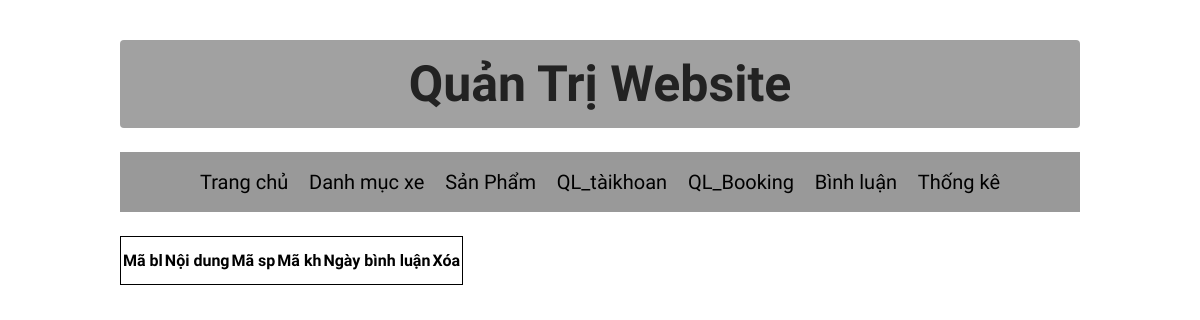
/admin/index.php?act=list_binhluan, run on an earlier commit of the app's database.
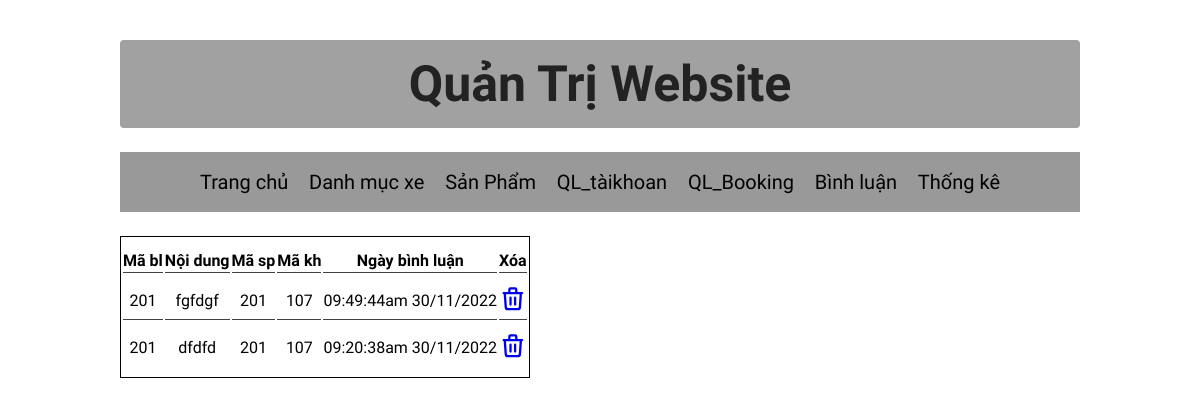
And on a later commit of the database.
### tables this page shows
CREATE TABLE `binh_luan` (
  `ma_bl` int(11) NOT NULL,
  `noi_dung` varchar(250) NOT NULL,
  `id_xebook` int(11) NOT NULL,
  `id_user` int(10) NOT NULL,
  `ngay_bl` varchar(50) NOT NULL
);

### modal/pdo.php (called while the page is built, shortened)
<?php
function pdo_get_connection(){
    $dburl = "mysql:host=localhost;dbname=duan1;charset=utf8";
    $username = 'root';
    $password = '';
    $conn = new PDO($dburl, $username, $password);
    $conn->setAttribute(PDO::ATTR_ERRMODE, PDO::ERRMODE_EXCEPTION);
    return $conn;
}
function pdo_query($sql){
    $sql_args = array_slice(func_get_args(), 1);
    try{
        $conn = pdo_get_connection();
        $stmt = $conn->prepare($sql);
        $stmt->execute($sql_args);
        $rows = $stmt->fetchAll();
        return $rows;
    }
    catch(PDOException $e){
        throw $e;
    }
    finally{
        unset($conn);
    }
}

### modal/binh_luan.php (called while the page is built, shortened)
<?php
function load_binhluan()
{
    $sql = "SELECT * FROM binh_luan ORDER BY ma_bl DESC";
    $list_binhluan = pdo_query($sql);
    return $list_binhluan;
}

### admin/binh_luan/list.php (the view)
<div class="bg-gray-200">
    <div class="container mx-auto p-24">
        <table class="divide-y divide-gray-300 w-full">
            <thead class="bg-gray-50">
                <tr>
                    <th class="py-2 text-xl text-gray-500">
                        Mã bl
                    </th>
                    <th class="py-2 text-xl text-gray-500">
                        Nội dung
                    </th>
                    <th class="py-2 text-xl text-gray-500">
                        Mã sp
                    </th>
                    <th class="py-2 text-xl text-gray-500">
                        Mã kh
                    </th>
                    <th class="py-2 text-xl text-gray-500">
                        Ngày bình luận
                    </th>
                    <th class="py-2 text-xl text-gray-500">
                        Xóa
                    </th>
                </tr>
            </thead>
            <tbody class="bg-white divide-y divide-gray-300">
                <?php
                foreach ($list_bl as $show) {
                    extract($show);
                    $xoa_binhluan = "index.php?act=xoa_binhluan&ma_bl=" . $ma_bl;
                    echo '
                        <tr class="whitespace-nowrap">
                            <td class="pl-24 py-4 text-sm text-gray-500">
                                ' . $id_xebook . '
                            </td>
                            <td class="pl-24 py-4">
                                <div class="text-sm text-gray-900">
                                    ' . $noi_dung . '
                                </div>
                            </td>
                            <td class="pl-24 py-4">
                                <div class="text-sm text-gray-900">
                                    ' . $id_xebook . '
                                </div>
                            </td>
                            <td class="pl-24 py-4">
                                <div class="text-sm text-gray-900">
                                    ' . $id_user . '
                                </div>
                            </td>
                            <td class="pl-24 py-4">
                                <div class="text-sm text-gray-900">
                                    ' . $ngay_bl . '
                                </div>
                            </td>
                            <td class="pl-24 py-4">
                                <a href="' . $xoa_binhluan . '">
                                    <svg xmlns="http://www.w3.org/2000/svg" class="w-6 h-6 text-red-400" fill="none" viewBox="0 0 24 24" stroke="currentColor">
                                        <path stroke-linecap="round" stroke-linejoin="round" stroke-width="2" d="M19 7l-.867 12.142A2 2 0 0116.138 21H7.862a2 2 0 01-1.995-1.858L5 7m5 4v6m4-6v6m1-10V4a1 1 0 00-1-1h-4a1 1 0 00-1 1v3M4 7h16" />
                                    </svg>
                                </a>
                            </td>
                        </tr>
                ';
                }
                ?>
            </tbody>
        </table>
    </div>
</div>

What changed in the data, as far as the page shows it:
added binh_luan: id_xebook "201", noi_dung "fgfdgf", id_user "107", ngay_bl "09:49:44am 30/11/2022"
added binh_luan: id_xebook "201", noi_dung "dfdfd", id_user "107", ngay_bl "09:20:38am 30/11/2022"
